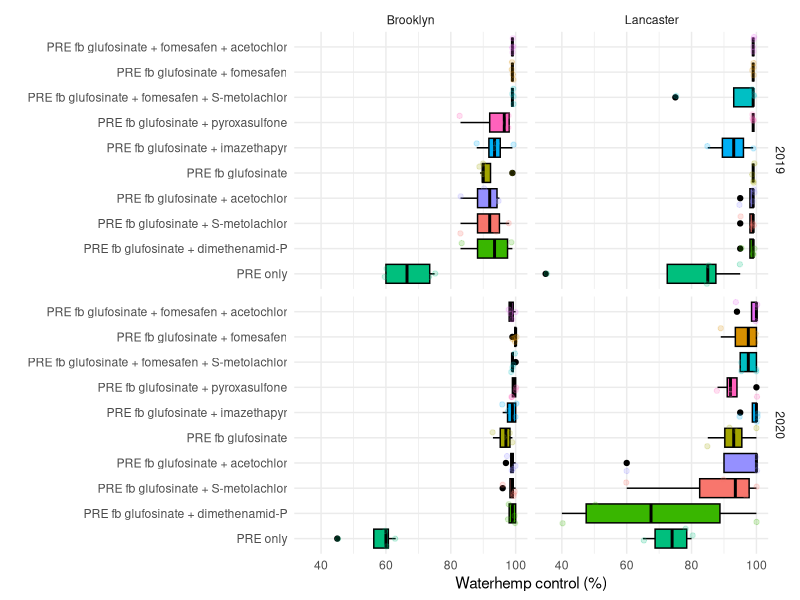
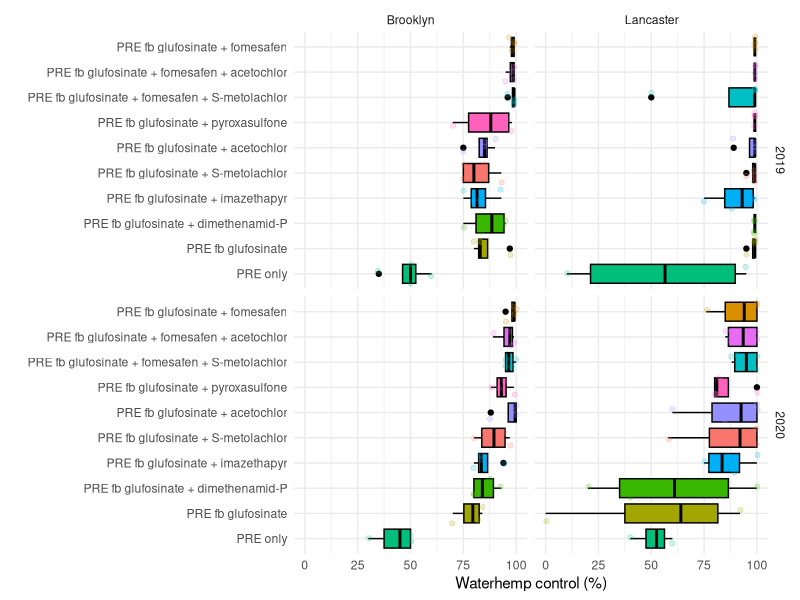
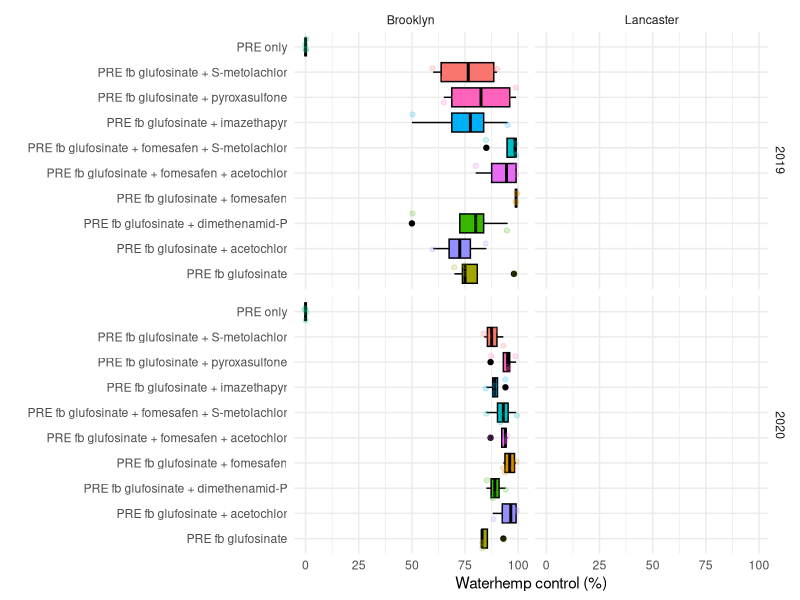
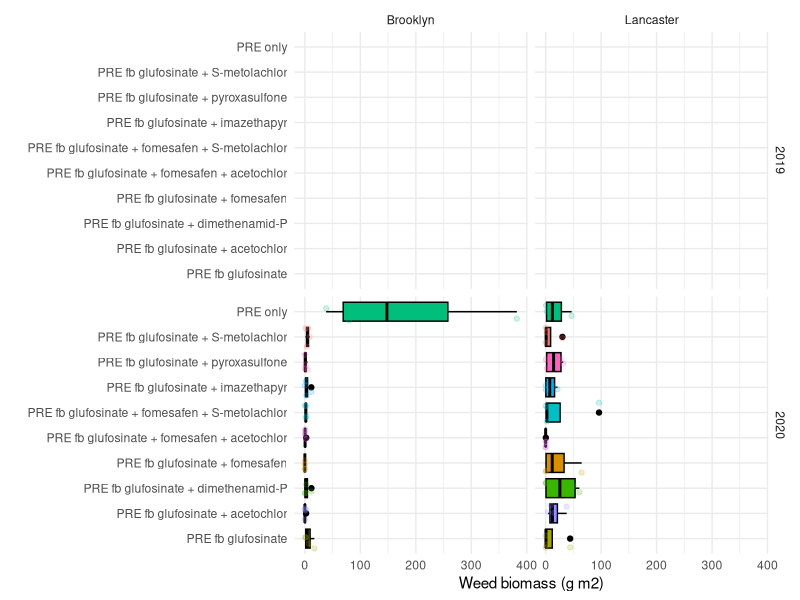
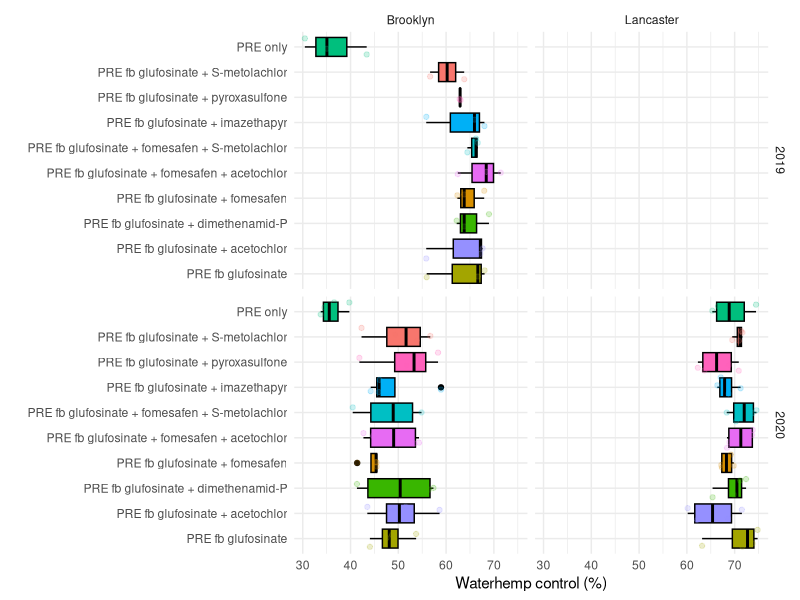
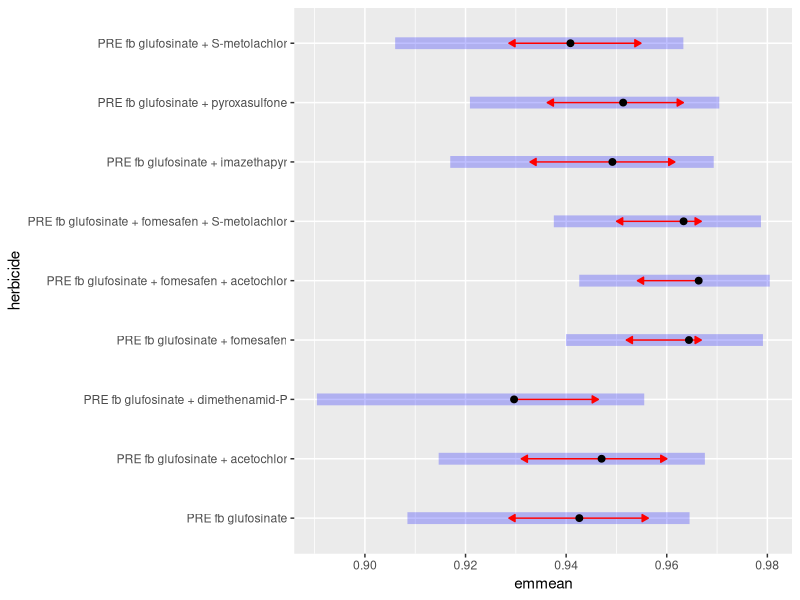

Write the R code that produced these figures, in order. (Note: this script raises an error after producing the figures.)
## ---- chunk 1
library(tidyverse)
library(emmeans)
library(glmmTMB)
library(kableExtra)
library(lme4)
library(lmerTest)
## ---- chunk 2
data <- read_csv("SB12.csv")
## ---- chunk 3
glimpse(data)
## ---- chunk 4
skimr::skim(data)
## ---- chunk 5
ggplot(data, aes(x=reorder(other,waterhempcontrol_14), y=waterhempcontrol_14,
       fill=trade, color=trade)) +
  geom_boxplot(color="black") +
  geom_jitter(alpha=0.2) +
  facet_grid(year ~ location) +
  coord_flip() +
  labs(x="", y="Waterhemp control (%)") +
  theme_minimal() +
  theme(legend.position = "none")
## ---- chunk 6
ggplot(data, aes(x=reorder(other,waterhempcontrol_28), y=waterhempcontrol_28,
       fill=trade, color=trade)) +
  geom_boxplot(color="black") +
  geom_jitter(alpha=0.2) +
  facet_grid(year ~ location) +
  coord_flip() +
  labs(x="", y="Waterhemp control (%)") +
  theme_minimal() +
  theme(legend.position = "none")
## ---- chunk 7
ggplot(data, aes(x=reorder(other,waterhempcontrol_harvest), y=waterhempcontrol_harvest,
       fill=trade, color=trade)) +
  geom_boxplot(color="black") +
  geom_jitter(alpha=0.2) +
  facet_grid(year ~ location) +
  coord_flip() +
  labs(x="", y="Waterhemp control (%)") +
  theme_minimal() +
  theme(legend.position = "none")
## ---- chunk 8
ggplot(data, aes(x=reorder(other,biomass_gm2), y=biomass_gm2,
       fill=trade, color=trade)) +
  geom_boxplot(color="black") +
  geom_jitter(alpha=0.2) +
  facet_grid(year ~ location) +
  coord_flip() +
  labs(x="", y="Weed biomass (g m2)") +
  theme_minimal() +
  theme(legend.position = "none")
## ---- chunk 9
ggplot(data, aes(x=reorder(other,yield_bu), y=yield_bu,
       fill=trade, color=trade)) +
  geom_boxplot(color="black") +
  geom_jitter(alpha=0.2) +
  facet_grid(year ~ location) +
  coord_flip() +
  labs(x="", y="Waterhemp control (%)") +
  theme_minimal() +
  theme(legend.position = "none")
## ---- chunk 10
new_dt <- 
  data %>% 
  rename (herbicide = other) %>% 
  mutate(
    wt_14 = waterhempcontrol_14/100,
    wt_28 = waterhempcontrol_28/100,
    yield_kg = yield_bu * 67.5) %>% 
  mutate(
    wt_14 = 
      case_when(
        waterhempcontrol_14 == 100   ~  0.99,
        TRUE            ~ wt_14),
    wt_28 = case_when(
        waterhempcontrol_28 == 100   ~  0.99,
        waterhempcontrol_28 == 0   ~  0.01,
        TRUE            ~ wt_28)) %>% 
  filter(
    herbicide != "PRE only"
  )
## ---- chunk 11
model_14 <- glmmTMB(wt_14 ~ herbicide * location * year + (1|rep), beta_family(link = "logit"), data=new_dt)
## ---- chunk 12
glmmTMB:::Anova.glmmTMB(model_14)
## ---- chunk 13
model_14_2 <- glmmTMB(wt_14 ~ herbicide + (1|rep) + (1|location/year), beta_family(link = "logit"), data=new_dt)
## ---- chunk 14
glmmTMB:::Anova.glmmTMB(model_14_2)
## ---- chunk 15
lsmeans_14 <- emmeans(model_14_2, ~ herbicide, cont="pairwise", adjust="none", type="response", alpha=0.05)
## ---- chunk 16
plot(lsmeans_14, ~ herbicide, comparisons=TRUE, type="response", alpha=0.05, adjust="none")
## ---- chunk 17
CLD(lsmeans_14$emmeans, alpha=0.05, Letters=letters, adjust="none", reversed = TRUE) %>%
  kbl() %>%
  kable_classic_2(full_width = F)
## ---- chunk 18
model_28 <- glmmTMB(wt_28 ~ herbicide * location * year + (1|rep), beta_family(link = "logit"), data=new_dt)
## ---- chunk 19
glmmTMB:::Anova.glmmTMB(model_28)
## ---- chunk 20
model_28_2 <- glmmTMB(wt_28 ~ herbicide + (1|rep) + (1|location/year), beta_family(link = "logit"), data=new_dt)
## ---- chunk 21
glmmTMB:::Anova.glmmTMB(model_28_2)
## ---- chunk 22
lsmeans_28 <- emmeans(model_28_2, ~ herbicide, cont="pairwise", adjust="none", type="response", alpha=0.05)
## ---- chunk 23
plot(lsmeans_28, ~ herbicide, comparisons=TRUE, type="response", alpha=0.05, adjust="none")
## ---- chunk 24
CLD(lsmeans_28$emmeans, alpha=0.05, Letters=letters, adjust="none", reversed = TRUE) %>%
  kbl() %>%
  kable_classic_2(full_width = F)
## ---- chunk 25
if(requireNamespace("multcomp")) {
    multcomp::cld(lsmeans_28$emmeans, alpha=0.05, Letters=letters, adjust="none", reversed = TRUE)
}
## ---- chunk 26
nd14 <- data.frame(lsmeans_14$emmeans) %>% 
  mutate(dat = "14 DAT")
nd28 <- data.frame(lsmeans_28$emmeans)  %>% 
  mutate(dat = "28 DAT")
nd <- bind_rows(nd14, nd28)


nd %>% 
  mutate(herbicide = fct_relevel(herbicide, c("PRE fb glufosinate",
                    "PRE fb glufosinate + acetochlor",
                    "PRE fb glufosinate + dimethenamid-P",
                    "PRE fb glufosinate + S-metolachlor",
                    "PRE fb glufosinate + imazethapyr",
                    "PRE fb glufosinate + fomesafen",
                    "PRE fb glufosinate + pyroxasulfone",
                    "PRE fb glufosinate + fomesafen + acetochlor",
                    "PRE fb glufosinate + fomesafen + S-metolachlor"))) %>%
ggplot(aes(x=herbicide, response, y=response*100)) + 
  facet_wrap(~dat) +
  coord_flip() + 
  geom_point(size=3, color="#282728") + 
  theme_bw() +  
  labs(y="Waterhemp control (%)", x="", title="") +
  geom_errorbar(aes(ymin  =  lower.CL*100, ymax  =  upper.CL*100), width =  0.3, size  =  1, color="#282728") + 
  theme(axis.title = element_text(size=20, color="#282728", face="bold"), 
        axis.text.x = element_text(size=18, angle=0, hjust=1,
                                   color="#282728"), 
        axis.text.y = element_text(size=18, color="#282728"),
        plot.title = element_text(size=30, face="bold", hjust = 1, 
                                    color="#c5050c"), 
        strip.text = element_text(size=25, face="bold", color="#282728"),          strip.background =element_rect(fill="#dadfe1")) + 
  geom_hline(yintercept=90, linetype="dashed", color="#c5050c", size=1.2, show.legend = TRUE) +
  ylim(0,100) +
  ggsave("Figure2.pdf", width=18, height=9, dpi=600)
## ---- chunk 27
library(ggridges)
new_dt %>% 
  ggplot(
    aes(y=herbicide, x=yield_kg, fill=herbicide)) +
      geom_density_ridges(scale=2, show.legend = FALSE)
## ---- chunk 28
yield_dt <- new_dt %>% 
  mutate(
    siteyr = case_when(
      location == "Lancaster" & year == 2020 ~ "Lan20",
      location == "Lancaster" & year == 2019 ~ "Lan19",
      location == "Brooklyn" & year == 2020 ~ "Bro20",
      location == "Brooklyn" & year == 2019 ~ "Bro19",
      TRUE                     ~  "siteyr"
    )
  )
## ---- chunk 29
fit <- lmer(yield_kg ~ herbicide * siteyr + (1|rep), data=yield_dt)
## ---- chunk 30
anova(fit)
## ---- chunk 31
lsmeans_fit <- emmeans(fit, ~ siteyr, cont="pairwise", adjust="none", alpha=0.05)
## ---- chunk 32
plot(lsmeans_fit, ~ siteyr, comparisons=TRUE, type="response", alpha=0.05, adjust="none")
## ---- chunk 33
CLD(lsmeans_fit$emmeans, alpha=0.05, Letters=letters, adjust="none", reversed = TRUE) %>%
  kbl() %>%
  kable_classic_2(full_width = F)
## ---- chunk 34
knitr::include_graphics("https://media.giphy.com/media/l0Iyl55kTeh71nTXy/giphy.gif")
